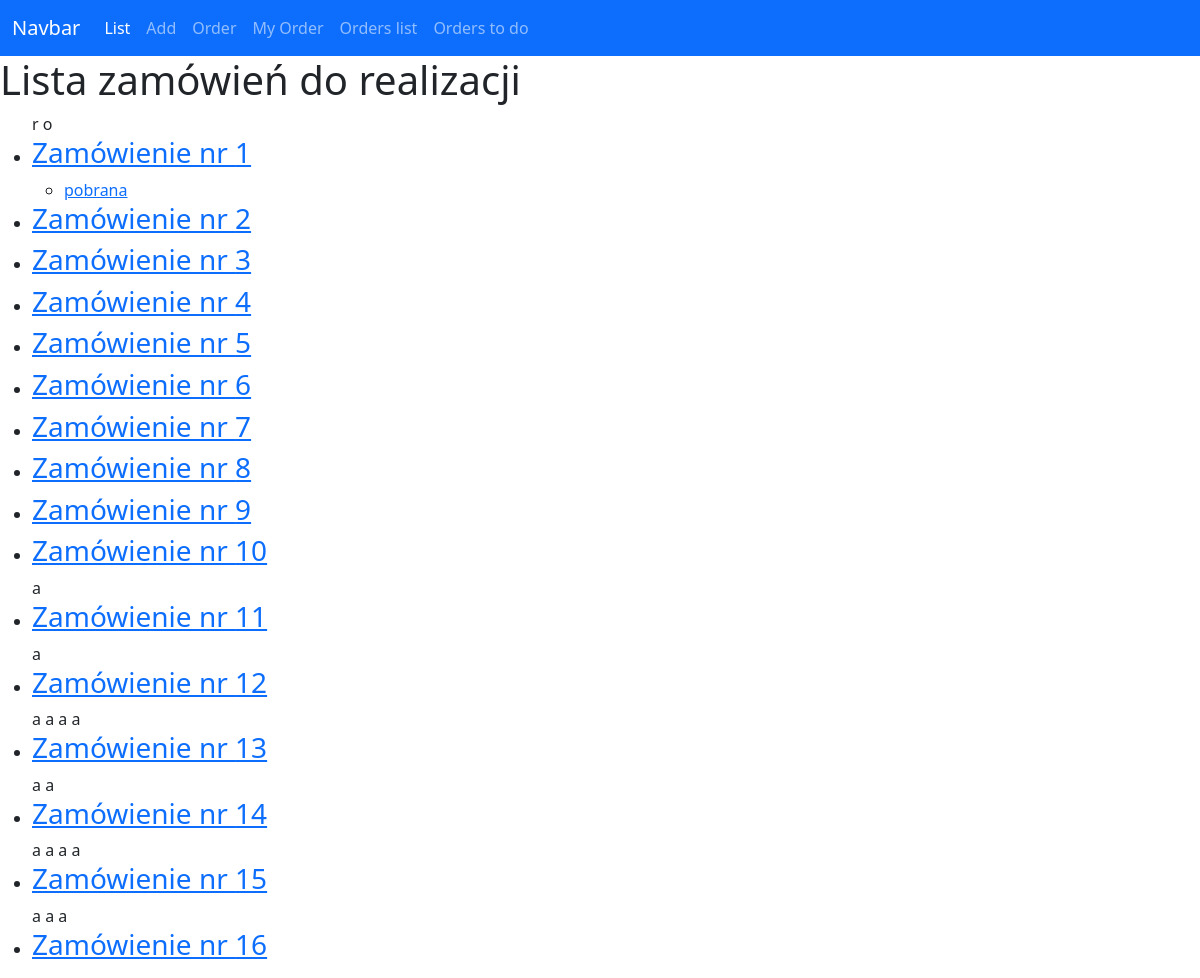
The page /files/orderstodo/ on the database as committed earlier.
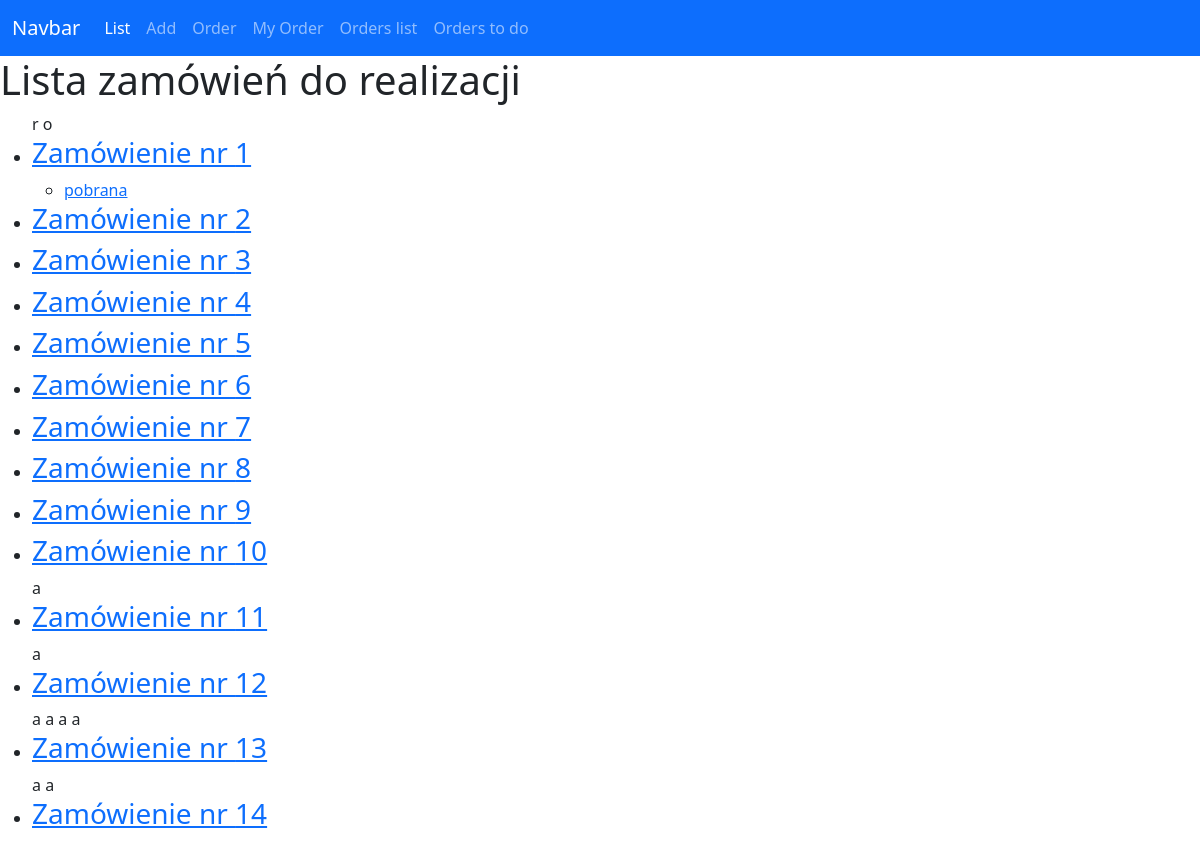
The same page on the database as committed later.
### files/models.py (models this page shows, shortened)
class Vehicle(models.Model):
    tr = models.CharField(max_length=8)
    transfer_date = models.DateTimeField(blank=True, null=True)
    return_date = models.DateTimeField(blank=True, null=True)
    responsible_person = models.ForeignKey(User, related_name="vehicles", on_delete=models.RESTRICT)
    comments = models.CharField(max_length=100)
    LOAN_STATUS = (
        ('a', 'Awaits'),
        ('o', 'On Loan'),
        ('r', 'Returned'),
        ('e', 'rejected')
    )
    status = models.CharField(max_length=1, blank=True, choices=LOAN_STATUS, default='a')
    order = models.ForeignKey(Order, related_name="vehicles", on_delete=models.SET_NULL, null=True)

class Order(models.Model):
    order_date = models.DateTimeField()
    orderer = models.ForeignKey(User, related_name="orders", on_delete=models.RESTRICT)

### files/views.py (the view)
# urls.py: path('orderstodo/', views.OrdersToDo.as_view(), name='orderstodo')
class OrdersToDo(ListView):
    model = Order
    template_name = 'files/orderstodo_list.html'
    context_object_name = 'todo'

### files/templates/files/orderstodo_list.html
{% extends 'home.html' %}
{% block content %}
<h1>Lista zamówień do realizacji</h1>
<ul>
    {% for order in todo %}
        {% if order.vehicles.all %}
            {% for x in order.vehicles.all %}
                {{x.status}}
            {% endfor %}
        {% endif %}
        <li><h3><a href="/files/order_details/{{order.id}}/">Zamówienie nr {{order.id}}</a></h3></li>
            <ul>
                {% for vehicle in order.vehicles.all %}
                    {% if vehicle.status == 'o' %}
                        <li>
                        <a href="/files/update/{{vehicle.id}}/">{{vehicle.tr}}</a>
                        </li>
                    {% endif %}
                {% endfor %}
            </ul>
    {% endfor %}
</ul>
{% endblock content %}

Rows that differ between the two databases and show on the page:
removed Order: id "15"
removed Vehicle: status "a", shown under "15"
removed Vehicle: status "a", shown under "15"
removed Vehicle: status "a", shown under "15"
removed Vehicle: status "a", shown under "15"
removed Order: id "16"
removed Vehicle: status "a", shown under "16"
removed Vehicle: status "a", shown under "16"
removed Vehicle: status "a", shown under "16"
